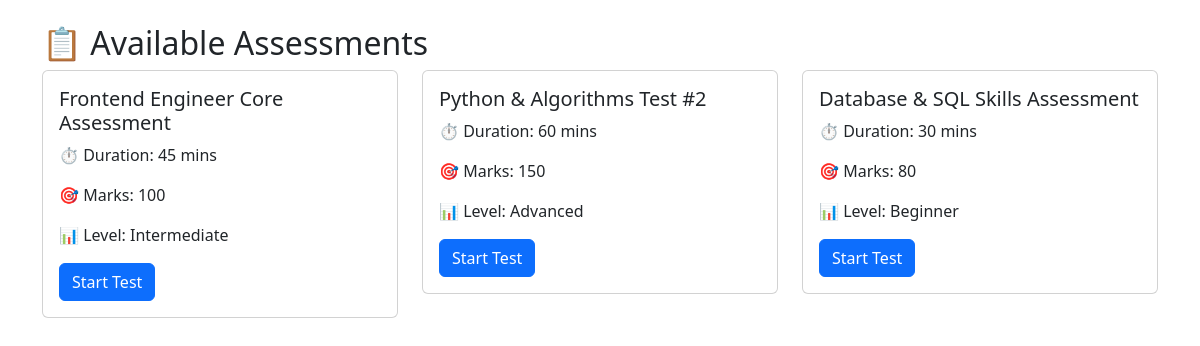
Screenshot of /assessments/ (signed in) with the database file from the repository.
### assessments/models.py (models this page shows, shortened)
class Assessment(models.Model):
    DIFFICULTY = [('Beginner', 'Beginner'), ('Intermediate', 'Intermediate'), ('Advanced', 'Advanced')]
    title = models.CharField(max_length=200, default='')
    duration = models.IntegerField(default=60)
    total_marks = models.IntegerField(default=100)
    difficulty = models.CharField(max_length=20, choices=DIFFICULTY, default='Beginner')
    is_active = models.BooleanField(default=True)

### assessments/views.py (the view)
# urls.py: path('', views.assessment_list, name='assessments'),
@login_required
def assessment_list(request):
    assessments = Assessment.objects.filter(is_active=True)
    return render(request, 'assessments/list.html', {'assessments': assessments})

### accounts/context_processors.py (called while the page is built)
def theme(request):
    active_theme = 'dark'
    user = getattr(request, 'user', None)
    if user is not None and user.is_authenticated:
        settings_obj = getattr(user, 'settings', None)
        if settings_obj is not None:
            active_theme = settings_obj.theme
    return {'active_theme': active_theme}

### OnlineCodingAssessment/assessments/templates/assessments/list.html (shortened to what this page needs)
<!DOCTYPE html>
<html>
<head>
    <link href="https://cdn.jsdelivr.net/npm/bootstrap@5.3.0/dist/css/bootstrap.min.css" rel="stylesheet">
</head>
<body>
<div class="container mt-4">
    <h2>📋 Available Assessments</h2>
    <div class="row">
        {% for a in assessments %}
        <div class="col-md-4 mb-3">
            <div class="card">
                <div class="card-body">
                    <h5 class="card-title">{{ a.title }}</h5>
                    <p>⏱ Duration: {{ a.duration }} mins</p>
                    <p>🎯 Marks: {{ a.total_marks }}</p>
                    <p>📊 Level: {{ a.difficulty }}</p>
                    <a href="/assessments/{{ a.pk }}/take/" class="btn btn-primary">Start Test</a>
                </div>
            </div>
        </div>
        {% empty %}
        <p>No assessments available yet.</p>
        {% endfor %}
    </div>
</div>
</body>
</html>

### rows the page displays
Assessment: title "Frontend Engineer Core Assessment", duration "45", total_marks "100", difficulty "Intermediate"
Assessment: title "Python & Algorithms Test #2", duration "60", total_marks "150", difficulty "Advanced"
Assessment: title "Database & SQL Skills Assessment", duration "30", total_marks "80", difficulty "Beginner"
